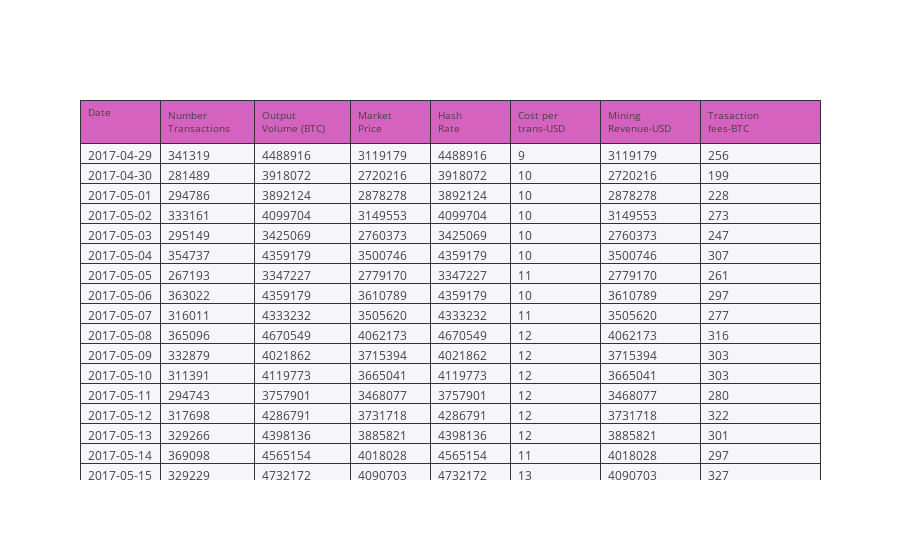

Notebook source saved alongside this figure:
### Code cell
import pandas as pd
import re

df = pd.read_csv('https://raw.githubusercontent.com/plotly/datasets/master/Mining-BTC-180.csv')

# remove min:sec:millisec from dates 
for i, row in enumerate(df['Date']):
    p = re.compile(' 00:00:00')
    datetime = p.split(df['Date'][i])[0]
    df.iloc[i, 1] = datetime

table = go.Table(
    columnwidth=[0.4, 0.47, 0.48, 0.4, 0.4, 0.45, 0.5, 0.6],
    header=dict(
        #values=list(df.columns[1:]),
        values=['Date', 'Number<br>Transactions', 'Output<br>Volume (BTC)',
                'Market<br>Price', 'Hash<br>Rate', 'Cost per<br>trans-USD',
                'Mining<br>Revenue-USD', 'Trasaction<br>fees-BTC'],
        font=dict(size=10),
        line = dict(color='rgb(50, 50, 50)'),
        align = 'left',
        fill = dict(color='#d562be'),
    ),
    cells=dict(
        values=[df[k].tolist() for k in df.columns[1:]],
        line = dict(color='rgb(50, 50, 50)'),
        align = 'left',
        fill = dict(color='#f5f5fa')
    )
)
py.iplot([table], filename='table-of-mining-data')

### Figure 1 — Plotly figure (JSON) as saved in the notebook; plotly's stock layout.template omitted (floating-point values rounded to 4 significant figures; data arrays with more than 128 entries replaced by an {"elided": "..."} marker saying what was removed)
{"data": [{"cells": {"align": "left", "fill": {"color": "#f5f5fa"}, "line": {"color": "rgb(50, 50, 50)"}, "values": {"elided": "8x179 mixed values"}}, "columnwidth": [0.4, 0.47, 0.48, 0.4, 0.4, 0.45, 0.5, 0.6], "header": {"align": "left", "fill": {"color": "#d562be"}, "font": {"size": 10}, "line": {"color": "rgb(50, 50, 50)"}, "values": ["Date", "Number<br>Transactions", "Output<br>Volume (BTC)", "Market<br>Price", "Hash<br>Rate", "Cost per<br>trans-USD", "Mining<br>Revenue-USD", "Trasaction<br>fees-BTC"]}, "type": "table"}], "layout": {}}
